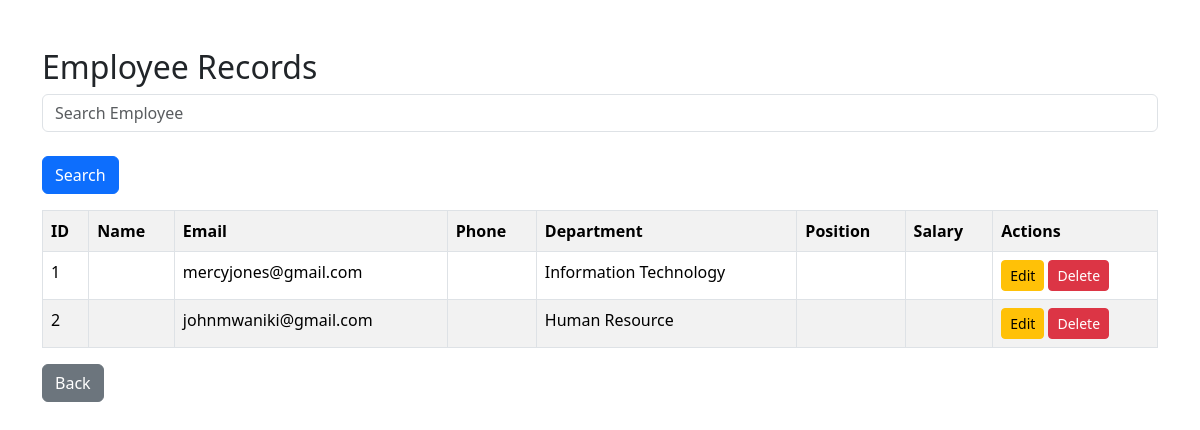
/viewemployees.php, run on the app's committed database.
### tables this page shows
CREATE TABLE `employees` (
  `employee_id` int(11) NOT NULL,
  `fullname` varchar(100) NOT NULL,
  `email` varchar(100) NOT NULL,
  `department` varchar(50) NOT NULL,
  `password` varchar(255) NOT NULL,
  `created_at` timestamp NOT NULL DEFAULT current_timestamp()
);

### viewemployees.php (the view, shortened to what this page needs)
<?php
include 'dbConnect.php';
if(isset($_GET['search']))
{
    $search = $_GET['search'];
    $sql = "SELECT * FROM employees
    WHERE full_name LIKE '%$search%'
    OR department LIKE '%$search%'
    OR position LIKE '%$search%'";
}
else
{
    $sql = "SELECT * FROM employees";
}
$result = mysqli_query($conn, $sql);
?>
<!DOCTYPE html>
<html>
<head>
<link href="https://cdn.jsdelivr.net/npm/bootstrap@5.3.3/dist/css/bootstrap.min.css" rel="stylesheet">
</head>
<body>
<div class="container mt-5">
<h2>Employee Records</h2>
<form method="GET" class="mb-3">
<input
type="text"
name="search"
class="form-control"
placeholder="Search Employee">
<br>
<button class="btn btn-primary">
Search
</button>
</form>
<table class="table table-bordered table-striped">
<tr>
<th>ID</th>
<th>Name</th>
<th>Email</th>
<th>Phone</th>
<th>Department</th>
<th>Position</th>
<th>Salary</th>
<th>Actions</th>
</tr>
<?php while($row = mysqli_fetch_assoc($result)) { ?>
    <tr>
    <td><?php echo $row['employee_id']; ?></td>
    <td><?php echo $row['full_name']; ?></td>
    <td><?php echo $row['email']; ?></td>
    <td><?php echo $row['phone']; ?></td>
    <td><?php echo $row['department']; ?></td>
    <td><?php echo $row['position']; ?></td>
    <td><?php echo $row['salary']; ?></td>
    <td>
    <a href="updateemployee.php?id=<?php echo $row['employee_id']; ?>"
    class="btn btn-warning btn-sm">
    Edit
    </a>
    <a href="deleteemployee.php?id=<?php echo $row['employee_id']; ?>"
    class="btn btn-danger btn-sm"
    onclick="return confirm('Delete Employee?')">
    Delete
    </a>
    </td>
    </tr>
    <?php } ?>
    </table>
    <a href="dashboard.php" class="btn btn-secondary">
    Back
    </a>
    </div>
    </body>
    </html>

### data on the page
employees: employee_id "1", email "mercyjones@gmail.com", department "Information Technology"
employees: employee_id "2", email "johnmwaniki@gmail.com", department "Human Resource"
